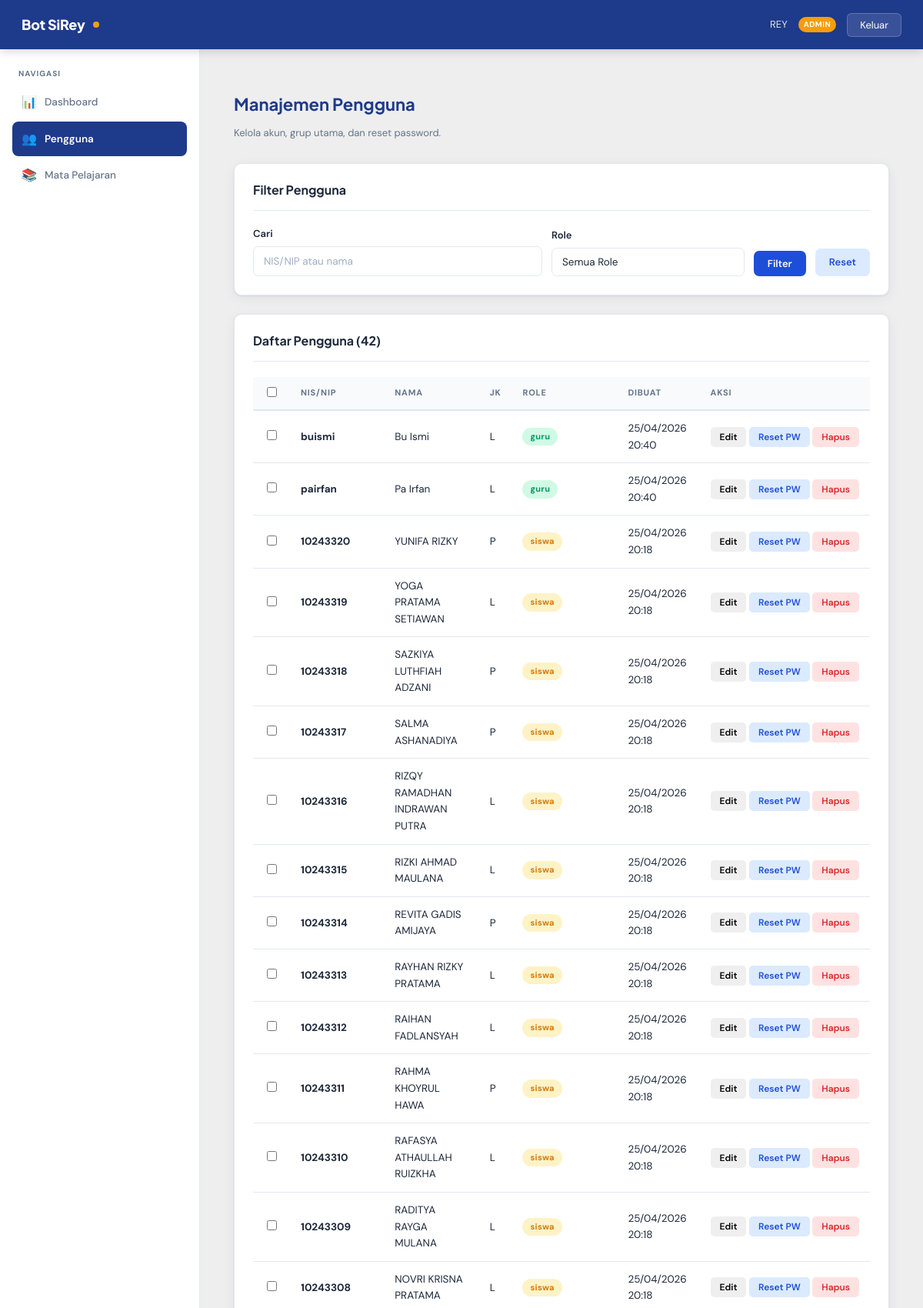
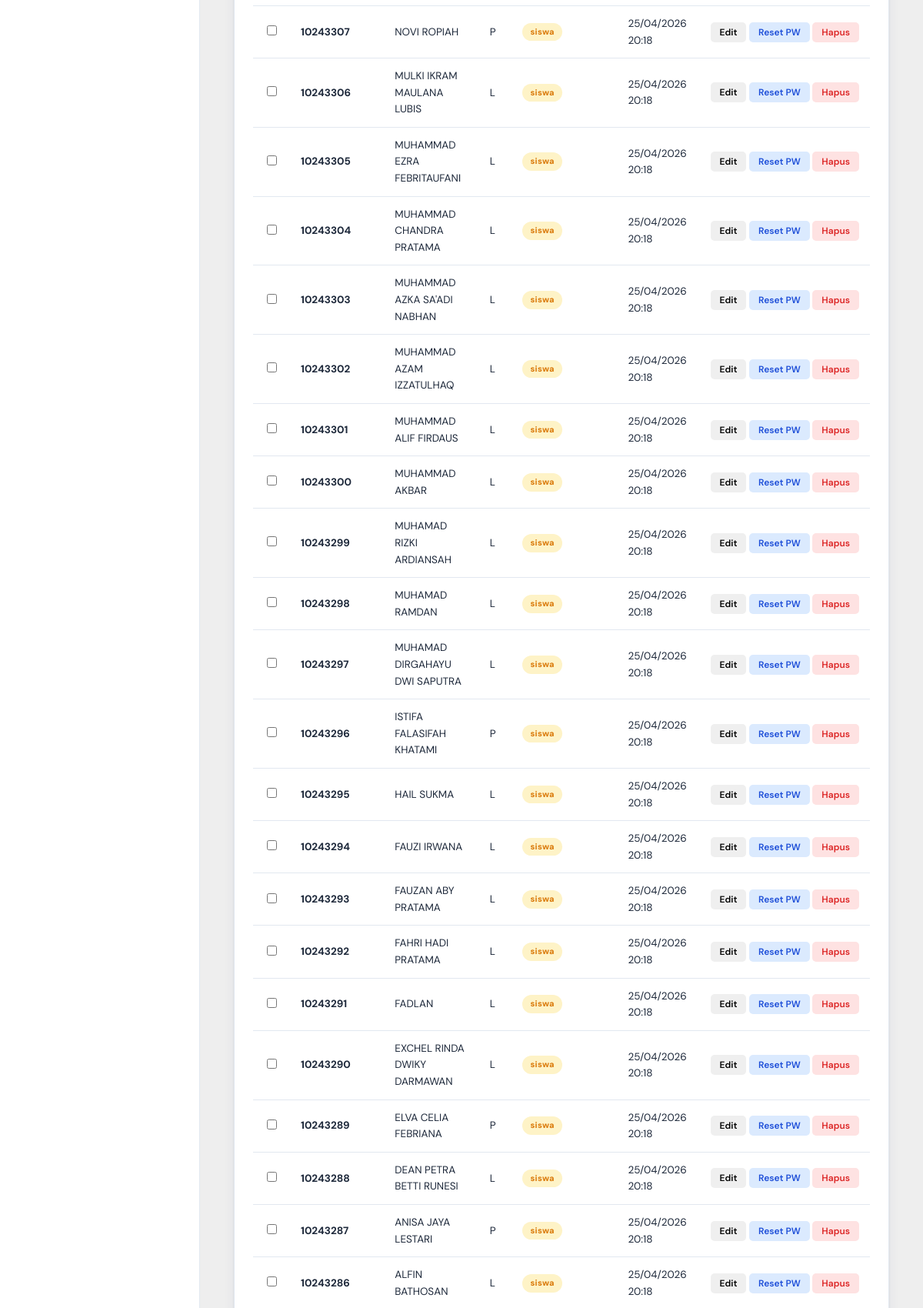
The app's page /dashboard/users.php (signed in, upper part) with its own data (2 pictures, top to bottom).
### tables this page shows
CREATE TABLE `akun_rayhanrp` (
  `akun_id` int(11) NOT NULL,
  `nis_nip` varchar(30) NOT NULL,
  `password` varchar(255) NOT NULL,
  `role` enum('admin','guru','siswa','kepala_sekolah','kurikulum') NOT NULL DEFAULT 'siswa',
  `nama_lengkap` varchar(150) NOT NULL,
  `jenis_kelamin` enum('L','P') DEFAULT NULL,
  `aktif` tinyint(1) NOT NULL DEFAULT 1,
  `dibuat_pada` datetime NOT NULL DEFAULT current_timestamp(),
  `diubah_pada` datetime NOT NULL DEFAULT current_timestamp() ON UPDATE current_timestamp()
);

### includes/auth.php (called while the page is built, shortened)
<?php
require_once __DIR__ . '/../koneksi.php';
function can(string $permission, array $admin): bool
{
    $role_rayhanrp = strtolower(trim((string)($admin['role'] ?? '')));
    $matriks_rayhanrp = [
        'view_dashboard'        => ['guru', 'admin', 'kurikulum', 'kepala_sekolah'],
        'view_users'            => ['admin', 'kepala_sekolah', 'kurikulum'],
        'create_user'           => ['admin'],
        'update_user'           => ['admin'],
        'delete_user'           => ['admin'],
        'reset_password'        => ['admin'],
        'view_grup'             => ['kurikulum', 'kepala_sekolah'],
        'create_grup'           => ['kurikulum'],
        'update_grup'           => ['kurikulum'],
        'delete_grup'           => ['kurikulum'],
        'view_jadwal'           => ['guru', 'kurikulum', 'kepala_sekolah'],
        'create_jadwal'         => ['kurikulum'],
        'update_jadwal'         => ['kurikulum'],
        'delete_jadwal'         => ['kurikulum'],
        'view_tugas'            => ['guru', 'kurikulum', 'kepala_sekolah'],
        'create_tugas'          => ['guru'],
        'update_tugas'          => ['guru'],
        'delete_tugas'          => ['guru'],
        'view_penilaian'        => ['guru', 'kurikulum', 'kepala_sekolah'],
        'update_penilaian'      => ['guru'],
        'view_notifikasi'       => ['kurikulum', 'kepala_sekolah'],
        'create_pengumuman'     => ['guru', 'kurikulum'],
        'view_pengumuman'       => ['guru', 'kurikulum', 'kepala_sekolah'],
        'view_audit_log'        => ['kepala_sekolah'],
        'view_mata_pelajaran'   => ['admin'],
        'manage_mata_pelajaran' => ['admin'],
        'manage_guru_mengajar'  => ['kurikulum'],
        'write_any'             => [],
    ];
    return in_array($role_rayhanrp, $matriks_rayhanrp[$permission] ?? [], true);
}

### koneksi.php (called while the page is built, shortened)
<?php
function sirey_getConfig(): array
{
    static $config = null;
    if ($config === null) {
        $config = require __DIR__ . '/config.php';
    }
    return $config;
}
function sirey_getDatabase(): mysqli
{
    static $db = null;
    if ($db === null) {
        $config = sirey_getConfig()['db'];
        $db = mysqli_connect(
            $config['host'],
            $config['username'],
            $config['password'],
            $config['database']
        );
        mysqli_set_charset($db, $config['charset']);
    }
    return $db;
}
function sirey_query(string $sql, string $types = '', mixed ...$params): mysqli_stmt|false
{
    $stmt = null;
    try {
        $db = sirey_getDatabase();
        $stmt = mysqli_prepare($db, $sql);
        if (!mysqli_stmt_execute($stmt)) {
            sirey_setLastDbError(mysqli_stmt_errno($stmt), mysqli_stmt_error($stmt));
            mysqli_stmt_close($stmt);
            return false;
        }
        return $stmt;
    } catch (Throwable $e) {
        if ($stmt instanceof mysqli_stmt) {
            mysqli_stmt_close($stmt);
        }
        $db = $db ?? null;
        $errno = (int)$e->getCode();
        $message = $e->getMessage();
        if ($errno <= 0 && $db instanceof mysqli) {
            $errno = mysqli_errno($db);
            $message = mysqli_error($db) ?: $message;
        }
        sirey_setLastDbError($errno, $message);
        error_log('sirey_query: ' . $message);
        return false;
    }
}
function sirey_fetchAll(mysqli_stmt|false $stmt): array
{
    $result = mysqli_stmt_get_result($stmt);
    $rows = [];
    while ($row = mysqli_fetch_assoc($result)) {
        $rows[] = $row;
    }
    return $rows;
}

### includes/helpers.php (called while the page is built, shortened)
<?php
require_once __DIR__ . '/../koneksi.php';
function formatDatetime(?string $datetime_rayhanrp, string $format_rayhanrp = 'd/m/Y H:i'): string
{
    $timestamp_rayhanrp = strtotime($datetime_rayhanrp);
    return $timestamp_rayhanrp ? date($format_rayhanrp, $timestamp_rayhanrp) : '-';
}

### dashboard/users.php (the view, shortened to what this page needs)
<?php
require_once __DIR__ . '/_layout.php';
$bisa_tulis_rayhanrp = can('create_user', $data_admin_rayhanrp);
$teks_pencarian_rayhanrp = trim((string)($_GET['search'] ?? ''));
$pernyataan_sql_rayhanrp = 'SELECT a.akun_id, a.nis_nip, a.role, a.nama_lengkap,
               a.jenis_kelamin, a.dibuat_pada
        FROM akun_rayhanRP a
        WHERE 1=1';
$tipe_rayhanrp = '';
$parameter_rayhanrp = [];
$pernyataan_sql_rayhanrp .= ' ORDER BY a.akun_id DESC';
$daftar_pengguna_rayhanrp = $tipe_rayhanrp !== ''
    ? sirey_fetchAll(sirey_query($pernyataan_sql_rayhanrp, $tipe_rayhanrp, ...$parameter_rayhanrp))
    : sirey_fetchAll(sirey_query($pernyataan_sql_rayhanrp));
?>
<div class="page-header">
  <h2>Manajemen Pengguna</h2>
  <p><?php echo $bisa_tulis_rayhanrp ? 'Kelola akun, grup utama, dan reset password.' : 'Mode baca saja untuk kepala sekolah.'; ?></p>
</div>
<div class="card" style="margin-bottom:24px;">
  <div class="card-header"><h3>Filter Pengguna</h3></div>
  <form method="GET" style="display:grid; grid-template-columns:1.5fr 1fr auto auto; gap:12px; align-items:flex-end;">
    <div class="form-group" style="margin:0;">
      <label class="form-label">Cari</label>
      <input type="text" name="search" class="form-control" value="<?php echo htmlspecialchars($teks_pencarian_rayhanrp); ?>" placeholder="NIS/NIP atau nama">
    </div>
      <div class="form-group" style="margin:0;">
        <label class="form-label">Role</label>
        <select name="filter_role" class="form-control">
          <option value="">Semua Role</option>
        </select>
      </div>
    <button type="submit" class="btn btn-primary">Filter</button>
    <a href="users.php" class="btn btn-secondary">Reset</a>
  </form>
</div>
<div class="card" style="margin-bottom:24px;">
  <div class="card-header">
    <h3>Daftar Pengguna (<?php echo count($daftar_pengguna_rayhanrp); ?>)</h3>
  </div>
  <?php if (empty($daftar_pengguna_rayhanrp)): ?>
    <div class="empty-state">
      <div class="empty-icon">User</div>
      <p>Tidak ada pengguna yang cocok.</p>
    </div>
  <?php else: ?>
    <table class="data-table">
      <thead>
        <tr>
          <?php if ($bisa_tulis_rayhanrp): ?><th style="width:40px;"><input type="checkbox" id="selectAll" onchange="toggleSelectAll(this)"></th><?php endif; ?>
          <th>NIS/NIP</th>
          <th>Nama</th>
          <th>JK</th>
          <th>Role</th>
          <th>Dibuat</th>
          <?php if ($bisa_tulis_rayhanrp): ?><th>Aksi</th><?php endif; ?>
        </tr>
      </thead>
      <tbody>
        <?php foreach ($daftar_pengguna_rayhanrp as $item_pengguna_rayhanrp): ?>
          <tr>
            <?php if ($bisa_tulis_rayhanrp): ?>
              <td>
                <?php if ((int)$item_pengguna_rayhanrp['akun_id'] !== (int)$data_admin_rayhanrp['id']): ?>
                  <input type="checkbox" class="userCheckbox" value="<?php echo (int)$item_pengguna_rayhanrp['akun_id']; ?>" onchange="updateBulkState()">
                <?php endif; ?>
              </td>
            <?php endif; ?>
            <td><strong><?php echo htmlspecialchars((string)$item_pengguna_rayhanrp['nis_nip']); ?></strong></td>
            <td><?php echo htmlspecialchars((string)$item_pengguna_rayhanrp['nama_lengkap']); ?></td>
            <td><?php echo htmlspecialchars((string)($item_pengguna_rayhanrp['jenis_kelamin'] ?? '-')); ?></td>
            <td><span class="badge <?php echo roleBadgeClass((string)$item_pengguna_rayhanrp['role']); ?>"><?php echo htmlspecialchars((string)$item_pengguna_rayhanrp['role']); ?></span></td>
            <td><?php echo formatDatetime((string)$item_pengguna_rayhanrp['dibuat_pada']); ?></td>
            <?php if ($bisa_tulis_rayhanrp): ?>
              <td style="white-space:nowrap;">
                <button type="button" class="btn btn-info btn-sm" onclick='openEditModal(<?php echo json_encode($item_pengguna_rayhanrp, JSON_HEX_TAG | JSON_HEX_APOS | JSON_HEX_QUOT | JSON_HEX_AMP); ?>)'>Edit</button>
                <?php if ((int)$item_pengguna_rayhanrp['akun_id'] !== (int)$data_admin_rayhanrp['id']): ?>
                  <button type="button" class="btn btn-secondary btn-sm" onclick='openResetModal(<?php echo json_encode($item_pengguna_rayhanrp, JSON_HEX_TAG | JSON_HEX_APOS | JSON_HEX_QUOT | JSON_HEX_AMP); ?>)'>Reset PW</button>
                  <form method="POST" style="display:inline;" onsubmit="return confirm('Hapus pengguna ini?')">
                    <button type="submit" class="btn btn-danger btn-sm">Hapus</button>
                  </form>
                <?php endif; ?>
              </td>
            <?php endif; ?>
          </tr>
        <?php endforeach; ?>
      </tbody>
    </table>
  <?php endif; ?>
</div>

### dashboard/assets/style.css (style rules this page uses)
:root { --clr-primary: #1e3a8a; --clr-primary-mid: #1d4ed8; --clr-primary-soft: #dbeafe; --clr-accent: #f59e0b; --clr-accent-dark: #d97706; --clr-success: #059669; --clr-danger: #dc2626; --clr-warning: #d97706; --clr-surface: #ffffff; --clr-bg: #eeeeee; --clr-border: #e2e8f0; --clr-text: #1e293b; --clr-muted: #64748b; --sidebar-w: 260px; --navbar-h: 64px; --radius: 10px; --shadow-card: 0 1px 3px rgba(0,0,0,.07), 0 4px 16px rgba(30,58,138,.06); --shadow-hover: 0 4px 12px rgba(30,58,138,.14); --transition: all .18s ease; }
*, *::before, *::after { box-sizing: border-box; }
html { scroll-behavior: smooth; }
body { font-family: 'DM Sans', sans-serif; background: var(--clr-bg); color: var(--clr-text); font-size: 14px; line-height: 1.6; min-height: 100vh; }
h1, h2, h3, h4, h5 { font-family: 'Plus Jakarta Sans', sans-serif; font-weight: 700; line-height: 1.25; }
.page-header { margin-bottom: 28px; }
.page-header h2 { font-size: 22px; color: var(--clr-primary); margin-bottom: 3px; }
.page-header p { color: var(--clr-muted); font-size: 13px; }
.card { background: var(--clr-surface); border-radius: var(--radius); border: 1px solid var(--clr-border); box-shadow: var(--shadow-card); padding: 24px; transition: var(--transition); }
.card-header { display: flex; align-items: center; justify-content: space-between; margin-bottom: 20px; padding-bottom: 16px; border-bottom: 1px solid var(--clr-border); }
.card-header h3 { font-size: 16px; color: var(--clr-text); margin: 0; }
.data-table { width: 100%; border-collapse: collapse; }
.data-table thead th { background: #f8fafc; color: var(--clr-muted); font-size: 11px; font-weight: 700; letter-spacing: .8px; text-transform: uppercase; padding: 10px 14px; border-bottom: 2px solid var(--clr-border); text-align: left; white-space: nowrap; }
.data-table tbody tr { border-bottom: 1px solid var(--clr-border); transition: background .12s; }
.data-table td { padding: 12px 14px; font-size: 13.5px; color: var(--clr-text); vertical-align: middle; }
.btn { display: inline-flex; align-items: center; gap: 6px; padding: 8px 18px; border-radius: 7px; font-size: 13px; font-weight: 600; font-family: 'DM Sans', sans-serif; cursor: pointer; border: none; text-decoration: none; transition: var(--transition); white-space: nowrap; }
.btn-primary { background: var(--clr-primary-mid); color: #fff; }
.btn-secondary { background: var(--clr-primary-soft); color: var(--clr-primary-mid); }
.btn-danger { background: #fee2e2; color: var(--clr-danger); }
.btn-sm { padding: 5px 12px; font-size: 12px; border-radius: 5px; }
.badge { display: inline-block; padding: 3px 10px; border-radius: 20px; font-size: 11px; font-weight: 700; letter-spacing: .3px; }
.badge-guru { background: #d1fae5; color: #059669; }
.badge-siswa { background: #fef3c7; color: #d97706; }
.form-group { margin-bottom: 20px; }
.form-label { display: block; font-size: 13px; font-weight: 600; color: var(--clr-text); margin-bottom: 6px; }
.form-control { width: 100%; padding: 10px 13px; border: 1.5px solid var(--clr-border); border-radius: 7px; font-family: 'DM Sans', sans-serif; font-size: 13.5px; color: var(--clr-text); background: #fff; transition: border-color .15s, box-shadow .15s; outline: none; }
.form-control::placeholder { color: #a0aec0; }
select.form-control { appearance: none; cursor: pointer; }

### records on screen
akun_rayhanrp: nis_nip "buismi", nama_lengkap "Bu Ismi", jenis_kelamin "L", role "guru", dibuat_pada "25/04/2026 20:40"
akun_rayhanrp: nis_nip "pairfan", nama_lengkap "Pa Irfan", jenis_kelamin "L", role "guru", dibuat_pada "25/04/2026 20:40"
akun_rayhanrp: nis_nip "10243320", nama_lengkap "YUNIFA RIZKY", jenis_kelamin "P", role "siswa", dibuat_pada "25/04/2026 20:18"
akun_rayhanrp: nis_nip "10243319", nama_lengkap "YOGA PRATAMA SETIAWAN", jenis_kelamin "L", role "siswa", dibuat_pada "25/04/2026 20:18"
akun_rayhanrp: nis_nip "10243318", nama_lengkap "SAZKIYA LUTHFIAH ADZANI", jenis_kelamin "P", role "siswa", dibuat_pada "25/04/2026 20:18"
akun_rayhanrp: nis_nip "10243317", nama_lengkap "SALMA ASHANADIYA", jenis_kelamin "P", role "siswa", dibuat_pada "25/04/2026 20:18"
akun_rayhanrp: nis_nip "10243316", nama_lengkap "RIZQY RAMADHAN INDRAWAN PUTRA", jenis_kelamin "L", role "siswa", dibuat_pada "25/04/2026 20:18"
akun_rayhanrp: nis_nip "10243315", nama_lengkap "RIZKI AHMAD MAULANA", jenis_kelamin "L", role "siswa", dibuat_pada "25/04/2026 20:18"
akun_rayhanrp: nis_nip "10243314", nama_lengkap "REVITA GADIS AMIJAYA", jenis_kelamin "P", role "siswa", dibuat_pada "25/04/2026 20:18"
akun_rayhanrp: nis_nip "10243313", nama_lengkap "RAYHAN RIZKY PRATAMA", jenis_kelamin "L", role "siswa", dibuat_pada "25/04/2026 20:18"
akun_rayhanrp: nis_nip "10243312", nama_lengkap "RAIHAN FADLANSYAH", jenis_kelamin "L", role "siswa", dibuat_pada "25/04/2026 20:18"
akun_rayhanrp: nis_nip "10243311", nama_lengkap "RAHMA KHOYRUL HAWA", jenis_kelamin "P", role "siswa", dibuat_pada "25/04/2026 20:18"
akun_rayhanrp: nis_nip "10243310", nama_lengkap "RAFASYA ATHAULLAH RUIZKHA", jenis_kelamin "L", role "siswa", dibuat_pada "25/04/2026 20:18"
akun_rayhanrp: nis_nip "10243309", nama_lengkap "RADITYA RAYGA MULANA", jenis_kelamin "L", role "siswa", dibuat_pada "25/04/2026 20:18"
akun_rayhanrp: nis_nip "10243308", nama_lengkap "NOVRI KRISNA PRATAMA", jenis_kelamin "L", role "siswa", dibuat_pada "25/04/2026 20:18"
akun_rayhanrp: nis_nip "10243307", nama_lengkap "NOVI ROPIAH", jenis_kelamin "P", role "siswa", dibuat_pada "25/04/2026 20:18"
akun_rayhanrp: nis_nip "10243306", nama_lengkap "MULKI IKRAM MAULANA LUBIS", jenis_kelamin "L", role "siswa", dibuat_pada "25/04/2026 20:18"
akun_rayhanrp: nis_nip "10243305", nama_lengkap "MUHAMMAD EZRA FEBRITAUFANI", jenis_kelamin "L", role "siswa", dibuat_pada "25/04/2026 20:18"
akun_rayhanrp: nis_nip "10243304", nama_lengkap "MUHAMMAD CHANDRA PRATAMA", jenis_kelamin "L", role "siswa", dibuat_pada "25/04/2026 20:18"
akun_rayhanrp: nis_nip "10243303", nama_lengkap "MUHAMMAD AZKA SA'ADI NABHAN", jenis_kelamin "L", role "siswa", dibuat_pada "25/04/2026 20:18"
akun_rayhanrp: nis_nip "10243302", nama_lengkap "MUHAMMAD AZAM IZZATULHAQ", jenis_kelamin "L", role "siswa", dibuat_pada "25/04/2026 20:18"
akun_rayhanrp: nis_nip "10243301", nama_lengkap "MUHAMMAD ALIF FIRDAUS", jenis_kelamin "L", role "siswa", dibuat_pada "25/04/2026 20:18"
akun_rayhanrp: nis_nip "10243300", nama_lengkap "MUHAMMAD AKBAR", jenis_kelamin "L", role "siswa", dibuat_pada "25/04/2026 20:18"
akun_rayhanrp: nis_nip "10243299", nama_lengkap "MUHAMAD RIZKI ARDIANSAH", jenis_kelamin "L", role "siswa", dibuat_pada "25/04/2026 20:18"
akun_rayhanrp: nis_nip "10243298", nama_lengkap "MUHAMAD RAMDAN", jenis_kelamin "L", role "siswa", dibuat_pada "25/04/2026 20:18"
akun_rayhanrp: nis_nip "10243297", nama_lengkap "MUHAMAD DIRGAHAYU DWI SAPUTRA", jenis_kelamin "L", role "siswa", dibuat_pada "25/04/2026 20:18"
akun_rayhanrp: nis_nip "10243296", nama_lengkap "ISTIFA FALASIFAH KHATAMI", jenis_kelamin "P", role "siswa", dibuat_pada "25/04/2026 20:18"
akun_rayhanrp: nis_nip "10243295", nama_lengkap "HAIL SUKMA", jenis_kelamin "L", role "siswa", dibuat_pada "25/04/2026 20:18"
akun_rayhanrp: nis_nip "10243294", nama_lengkap "FAUZI IRWANA", jenis_kelamin "L", role "siswa", dibuat_pada "25/04/2026 20:18"
akun_rayhanrp: nis_nip "10243293", nama_lengkap "FAUZAN ABY PRATAMA", jenis_kelamin "L", role "siswa", dibuat_pada "25/04/2026 20:18"
akun_rayhanrp: nis_nip "10243292", nama_lengkap "FAHRI HADI PRATAMA", jenis_kelamin "L", role "siswa", dibuat_pada "25/04/2026 20:18"
akun_rayhanrp: nis_nip "10243291", nama_lengkap "FADLAN", jenis_kelamin "L", role "siswa", dibuat_pada "25/04/2026 20:18"
akun_rayhanrp: nis_nip "10243290", nama_lengkap "EXCHEL RINDA DWIKY DARMAWAN", jenis_kelamin "L", role "siswa", dibuat_pada "25/04/2026 20:18"
akun_rayhanrp: nis_nip "10243289", nama_lengkap "ELVA CELIA FEBRIANA", jenis_kelamin "P", role "siswa", dibuat_pada "25/04/2026 20:18"
akun_rayhanrp: nis_nip "10243288", nama_lengkap "DEAN PETRA BETTI RUNESI", jenis_kelamin "L", role "siswa", dibuat_pada "25/04/2026 20:18"
akun_rayhanrp: nis_nip "10243287", nama_lengkap "ANISA JAYA LESTARI", jenis_kelamin "P", role "siswa", dibuat_pada "25/04/2026 20:18"
akun_rayhanrp: nis_nip "10243286", nama_lengkap "ALFIN BATHOSAN", jenis_kelamin "L", role "siswa", dibuat_pada "25/04/2026 20:18"

### other values on screen
$data_admin_rayhanrp['name'] "REY"
str_replace('_', ' ', $data_admin_rayhanrp['role']) "ADMIN"
$item['icon'] "📊"
$item['label'] "Dashboard"
$item['icon'] "👥"
$item['label'] "Pengguna"
$item['icon'] "📚"
$item['label'] "Mata Pelajaran"
count($daftar_pengguna_rayhanrp) "42"
